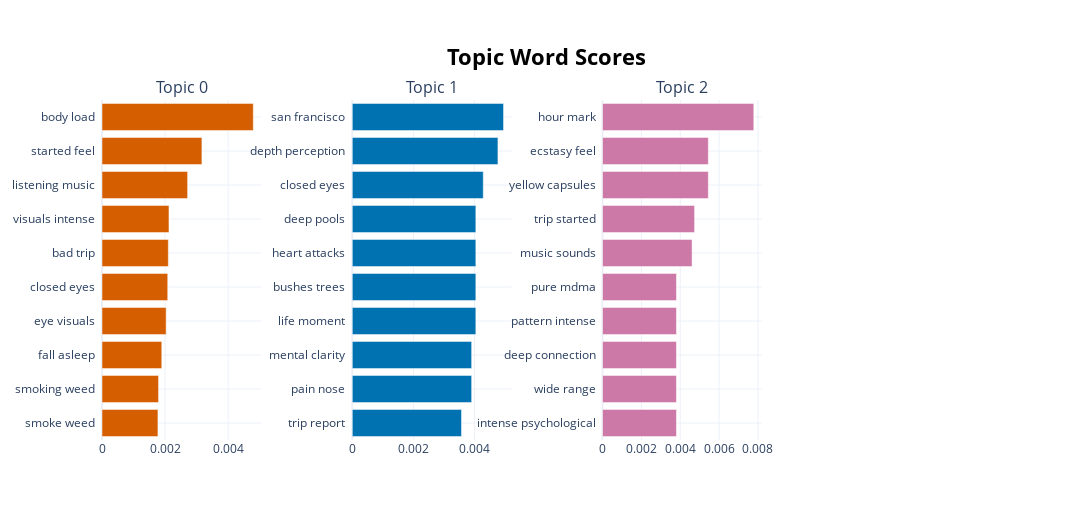

The notebook cell this image was saved under:
### Code cell
topic_model.visualize_barchart(n_words=10, width=300, height=400)

### Figure 1 — Plotly figure (JSON) as saved in the notebook; plotly's stock layout.template omitted (floating-point values rounded to 4 significant figures)
{"data": [{"marker": {"color": "#D55E00"}, "orientation": "h", "type": "bar", "x": [0.001774, 0.001794, 0.001895, 0.002034, 0.002084, 0.002103, 0.002123, 0.002715, 0.003168, 0.004797], "xaxis": "x", "y": ["smoke weed  ", "smoking weed  ", "fall asleep  ", "eye visuals  ", "closed eyes  ", "bad trip  ", "visuals intense  ", "listening music  ", "started feel  ", "body load  "], "yaxis": "y"}, {"marker": {"color": "#0072B2"}, "orientation": "h", "type": "bar", "x": [0.003573, 0.003904, 0.003904, 0.004041, 0.004041, 0.004041, 0.004041, 0.004283, 0.004764, 0.004947], "xaxis": "x2", "y": ["trip report  ", "pain nose  ", "mental clarity  ", "life moment  ", "bushes trees  ", "heart attacks  ", "deep pools  ", "closed eyes  ", "depth perception  ", "san francisco  "], "yaxis": "y2"}, {"marker": {"color": "#CC79A7"}, "orientation": "h", "type": "bar", "x": [0.003805, 0.003805, 0.003805, 0.003805, 0.003805, 0.004609, 0.004738, 0.005446, 0.005446, 0.007784], "xaxis": "x3", "y": ["intense psychological  ", "wide range  ", "deep connection  ", "pattern intense  ", "pure mdma  ", "music sounds  ", "trip started  ", "yellow capsules  ", "ecstasy feel  ", "hour mark  "], "yaxis": "y3"}], "layout": {"annotations": [{"font": {"size": 16}, "showarrow": false, "text": "Topic 0", "x": 0.0875, "xanchor": "center", "xref": "paper", "y": 1, "yanchor": "bottom", "yref": "paper"}, {"font": {"size": 16}, "showarrow": false, "text": "Topic 1", "x": 0.3625, "xanchor": "center", "xref": "paper", "y": 1, "yanchor": "bottom", "yref": "paper"}, {"font": {"size": 16}, "showarrow": false, "text": "Topic 2", "x": 0.6375, "xanchor": "center", "xref": "paper", "y": 1, "yanchor": "bottom", "yref": "paper"}], "height": 520, "hoverlabel": {"bgcolor": "white", "font": {"family": "Rockwell", "size": 16}}, "showlegend": false, "title": {"font": {"color": "Black", "size": 22}, "text": "<b>Topic Word Scores", "x": 0.5, "xanchor": "center", "yanchor": "top"}, "width": 1200, "xaxis": {"anchor": "y", "domain": [0, 0.175], "showgrid": true}, "xaxis2": {"anchor": "y2", "domain": [0.275, 0.45], "showgrid": true}, "xaxis3": {"anchor": "y3", "domain": [0.55, 0.725], "showgrid": true}, "xaxis4": {"anchor": "y4", "domain": [0.825, 1], "showgrid": true}, "yaxis": {"anchor": "x", "domain": [0, 1], "showgrid": true}, "yaxis2": {"anchor": "x2", "domain": [0, 1], "showgrid": true}, "yaxis3": {"anchor": "x3", "domain": [0, 1], "showgrid": true}, "yaxis4": {"anchor": "x4", "domain": [0, 1], "showgrid": true}}}
